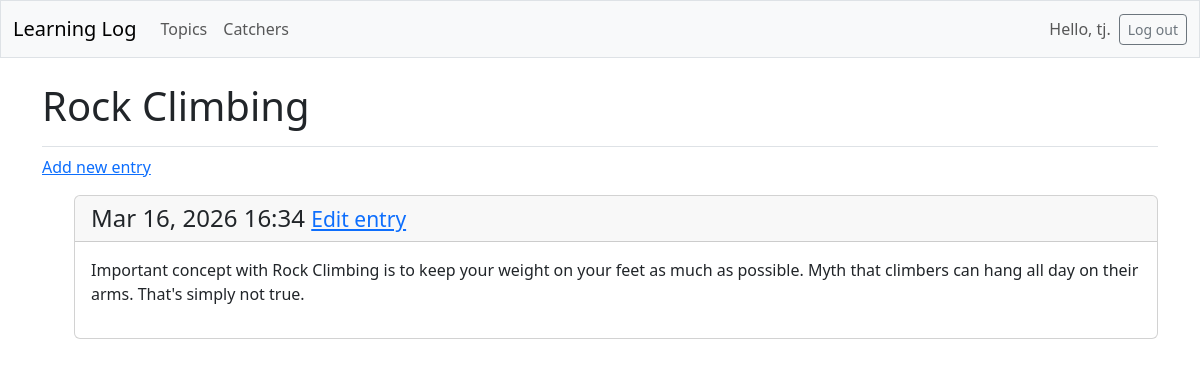
The page /topics/2/ (signed in) on the database its author committed.
### learning_logs/models.py (models this page shows, shortened)
class Topic(models.Model):
    text = models.CharField(max_length=200)
    date_added = models.DateTimeField(auto_now_add=True)
    owner = models.ForeignKey(User, on_delete = models.CASCADE)

class Entry(models.Model):
    topic = models.ForeignKey(Topic, on_delete=models.CASCADE)
    text = models.TextField()
    date_added = models.DateTimeField(auto_now_add=True)
    class Meta:
        verbose_name_plural = 'entries'

### learning_logs/views.py (the view)
# urls.py: path('topics/<int:topic_id>/', views.topic, name = 'topic'),
@login_required
def topic(request, topic_id):
    topic = Topic.objects.get(id=topic_id)
    if topic_owner_check(topic.owner, request.user):
        entries = topic.entry_set.order_by('-date_added')
        context = {'topic' : topic, 'entries': entries}
        return render(request, 'learning_logs/topic.html', context)

### learning_logs/views.py (called while the page is built)
def topic_owner_check(owner, user):
    if owner != user:
        print("topic_owner_check failed")
        raise Http404
    else:
        return True

### learning_logs/templates/learning_logs/topic.html
{% extends 'learning_logs/base.html' %}
{% block page_header %}
    <h1>{{ topic.text}}</h1>
{% endblock page_header %}
{% block content %}
<p>
    <a href="{% url 'learning_logs:new_entry' topic.id %}">Add new entry</a>
</p>
<ul>
    {% for entry in entries%}
        <div class = "card mb-3">
            <h4 class = "card-header">
            {{ entry.date_added|date:'M d, Y H:i' }}
            <small><a href="{% url 'learning_logs:edit_entry' entry.id %}">
                Edit entry</a></small>
            </h4>
            <div class ="card-body">{{ entry.text|linebreaks}}</div>
        </div>
    {% empty %}
        <p>There are no entries for this topic yet.</p>
    {% endfor %}
</ul>
{% endblock content %}

### learning_logs/templates/learning_logs/base.html (shortened to what this page needs)
<!doctype html>
<html lang="en">
<head>
  {% load django_bootstrap5 %}
  {% bootstrap_css %}
</head>
<body>
  <nav class="navbar navbar-expand-md navbar-light bg-light mb-4 border">
    <div class="container-fluid">
      <a class="navbar-brand" href="{% url 'learning_logs:index' %}">
          Learning Log</a>
      <div class="collapse navbar-collapse" id="navbarCollapse">
        <ul class="navbar-nav me-auto mb-2 mb-md-0">
          <li class="nav-item">
            <a class="nav-link" href="{% url 'learning_logs:topics' %}">
              Topics</a></li>
          <li class="nav-item">
                <a class="nav-link" href="{% url 'learning_logs:catchers' %}">
                  Catchers</a></li>
        </ul>
        <ul class="navbar-nav ms-auto mb-2 mb-md-0">
          {% if user.is_authenticated %}
            <li class="nav-item">
              <span class="navbar-text me-2">Hello, {{ user.username }}.
                </span></li>
          {% endif %}
        </ul>
        {% if user.is_authenticated %}
          <form action="{% url 'accounts:logout' %}" method='post'>
            <button name='submit' class='btn btn-outline-secondary btn-sm'>
              Log out</button>
          </form>
        {% endif %}
      </div>
    </div>
  </nav>
  <main class="container">
    <div class="pb-2 mb-2 border-bottom">
      {% block page_header %}{% endblock page_header %}
    </div>
    <div>
      {% block content %}{% endblock content %}
    </div>
  </main>
</body>
</html>

### rows shown on the page
Topic: text "Rock Climbing"
Entry: date_added "Mar 16, 2026 16:34", text "Important concept with Rock Climbing is to keep your weight on your feet as much as possible. Myth that climbers can hang all day on their arms. That's simply not true."

### other values the page prints
{{ user.username }} "tj"
